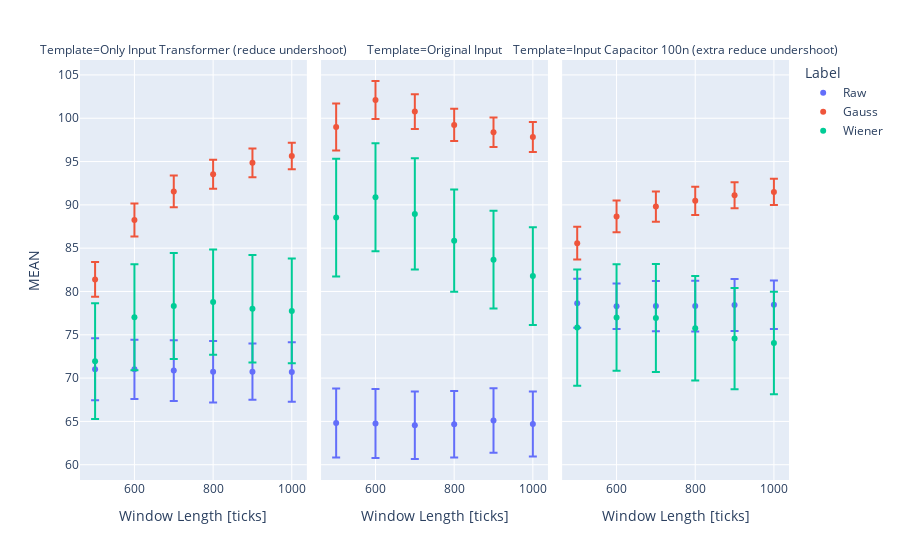

Notebook cell for this chart:
### Code cell
fig = px.scatter(data, x="Window Length [ticks]", y="MEAN", facet_col="Template", color="Label",error_y="STD" )

fig.show()

### Figure 1 — Plotly figure (JSON) as saved in the notebook; plotly's stock layout.template omitted (floating-point values rounded to 4 significant figures)
{"data": [{"error_y": {"array": [3.582, 3.421, 3.51, 3.554, 3.248, 3.439]}, "hovertemplate": "Label=Raw<br>Template=Only Input Transformer (reduce undershoot)<br>Window Length [ticks]=%{x}<br>MEAN=%{y}<extra></extra>", "legendgroup": "Raw", "marker": {"color": "#636efa", "symbol": "circle"}, "mode": "markers", "name": "Raw", "orientation": "v", "showlegend": true, "type": "scatter", "x": [500, 600, 700, 800, 900, 1000], "xaxis": "x", "y": [71.03, 71.01, 70.87, 70.73, 70.74, 70.7], "yaxis": "y"}, {"error_y": {"array": [3.972, 3.981, 3.89, 3.836, 3.73, 3.744]}, "hovertemplate": "Label=Raw<br>Template=Original Input<br>Window Length [ticks]=%{x}<br>MEAN=%{y}<extra></extra>", "legendgroup": "Raw", "marker": {"color": "#636efa", "symbol": "circle"}, "mode": "markers", "name": "Raw", "orientation": "v", "showlegend": false, "type": "scatter", "x": [500, 600, 700, 800, 900, 1000], "xaxis": "x2", "y": [64.81, 64.75, 64.55, 64.67, 65.1, 64.7], "yaxis": "y2"}, {"error_y": {"array": [2.826, 2.624, 2.904, 2.919, 3.005, 2.793]}, "hovertemplate": "Label=Raw<br>Template=Input Capacitor 100n (extra reduce undershoot)<br>Window Length [ticks]=%{x}<br>MEAN=%{y}<extra></extra>", "legendgroup": "Raw", "marker": {"color": "#636efa", "symbol": "circle"}, "mode": "markers", "name": "Raw", "orientation": "v", "showlegend": false, "type": "scatter", "x": [500, 600, 700, 800, 900, 1000], "xaxis": "x3", "y": [78.64, 78.29, 78.31, 78.31, 78.43, 78.46], "yaxis": "y3"}, {"error_y": {"array": [1.997, 1.914, 1.829, 1.682, 1.652, 1.538]}, "hovertemplate": "Label=Gauss<br>Template=Only Input Transformer (reduce undershoot)<br>Window Length [ticks]=%{x}<br>MEAN=%{y}<extra></extra>", "legendgroup": "Gauss", "marker": {"color": "#EF553B", "symbol": "circle"}, "mode": "markers", "name": "Gauss", "orientation": "v", "showlegend": true, "type": "scatter", "x": [500, 600, 700, 800, 900, 1000], "xaxis": "x", "y": [81.39, 88.25, 91.55, 93.53, 94.85, 95.65], "yaxis": "y"}, {"error_y": {"array": [2.713, 2.188, 2.007, 1.863, 1.707, 1.735]}, "hovertemplate": "Label=Gauss<br>Template=Original Input<br>Window Length [ticks]=%{x}<br>MEAN=%{y}<extra></extra>", "legendgroup": "Gauss", "marker": {"color": "#EF553B", "symbol": "circle"}, "mode": "markers", "name": "Gauss", "orientation": "v", "showlegend": false, "type": "scatter", "x": [500, 600, 700, 800, 900, 1000], "xaxis": "x2", "y": [99.0, 102.1, 100.8, 99.22, 98.37, 97.84], "yaxis": "y2"}, {"error_y": {"array": [1.893, 1.827, 1.75, 1.626, 1.503, 1.505]}, "hovertemplate": "Label=Gauss<br>Template=Input Capacitor 100n (extra reduce undershoot)<br>Window Length [ticks]=%{x}<br>MEAN=%{y}<extra></extra>", "legendgroup": "Gauss", "marker": {"color": "#EF553B", "symbol": "circle"}, "mode": "markers", "name": "Gauss", "orientation": "v", "showlegend": false, "type": "scatter", "x": [500, 600, 700, 800, 900, 1000], "xaxis": "x3", "y": [85.58, 88.67, 89.8, 90.47, 91.12, 91.5], "yaxis": "y3"}, {"error_y": {"array": [6.678, 6.121, 6.114, 6.069, 6.207, 6.051]}, "hovertemplate": "Label=Wiener<br>Template=Only Input Transformer (reduce undershoot)<br>Window Length [ticks]=%{x}<br>MEAN=%{y}<extra></extra>", "legendgroup": "Wiener", "marker": {"color": "#00cc96", "symbol": "circle"}, "mode": "markers", "name": "Wiener", "orientation": "v", "showlegend": true, "type": "scatter", "x": [500, 600, 700, 800, 900, 1000], "xaxis": "x", "y": [71.95, 77.02, 78.32, 78.77, 78.0, 77.76], "yaxis": "y"}, {"error_y": {"array": [6.79, 6.234, 6.418, 5.907, 5.642, 5.643]}, "hovertemplate": "Label=Wiener<br>Template=Original Input<br>Window Length [ticks]=%{x}<br>MEAN=%{y}<extra></extra>", "legendgroup": "Wiener", "marker": {"color": "#00cc96", "symbol": "circle"}, "mode": "markers", "name": "Wiener", "orientation": "v", "showlegend": false, "type": "scatter", "x": [500, 600, 700, 800, 900, 1000], "xaxis": "x2", "y": [88.53, 90.86, 88.95, 85.86, 83.67, 81.78], "yaxis": "y2"}, {"error_y": {"array": [6.715, 6.143, 6.237, 6.045, 5.838, 5.921]}, "hovertemplate": "Label=Wiener<br>Template=Input Capacitor 100n (extra reduce undershoot)<br>Window Length [ticks]=%{x}<br>MEAN=%{y}<extra></extra>", "legendgroup": "Wiener", "marker": {"color": "#00cc96", "symbol": "circle"}, "mode": "markers", "name": "Wiener", "orientation": "v", "showlegend": false, "type": "scatter", "x": [500, 600, 700, 800, 900, 1000], "xaxis": "x3", "y": [75.84, 77.0, 76.94, 75.76, 74.56, 74.05], "yaxis": "y3"}], "layout": {"annotations": [{"font": {}, "showarrow": false, "text": "Template=Only Input Transformer (reduce undershoot)", "x": 0.16, "xanchor": "center", "xref": "paper", "y": 1, "yanchor": "bottom", "yref": "paper"}, {"font": {}, "showarrow": false, "text": "Template=Original Input", "x": 0.5, "xanchor": "center", "xref": "paper", "y": 1, "yanchor": "bottom", "yref": "paper"}, {"font": {}, "showarrow": false, "text": "Template=Input Capacitor 100n (extra reduce undershoot)", "x": 0.84, "xanchor": "center", "xref": "paper", "y": 1, "yanchor": "bottom", "yref": "paper"}], "legend": {"title": {"text": "Label"}, "tracegroupgap": 0}, "margin": {"t": 60}, "xaxis": {"anchor": "y", "domain": [0, 0.32], "title": {"text": "Window Length [ticks]"}}, "xaxis2": {"anchor": "y2", "domain": [0.34, 0.66], "matches": "x", "title": {"text": "Window Length [ticks]"}}, "xaxis3": {"anchor": "y3", "domain": [0.68, 1.0], "matches": "x", "title": {"text": "Window Length [ticks]"}}, "yaxis": {"anchor": "x", "domain": [0, 1], "title": {"text": "MEAN"}}, "yaxis2": {"anchor": "x2", "domain": [0, 1], "matches": "y", "showticklabels": false}, "yaxis3": {"anchor": "x3", "domain": [0, 1], "matches": "y", "showticklabels": false}}}
